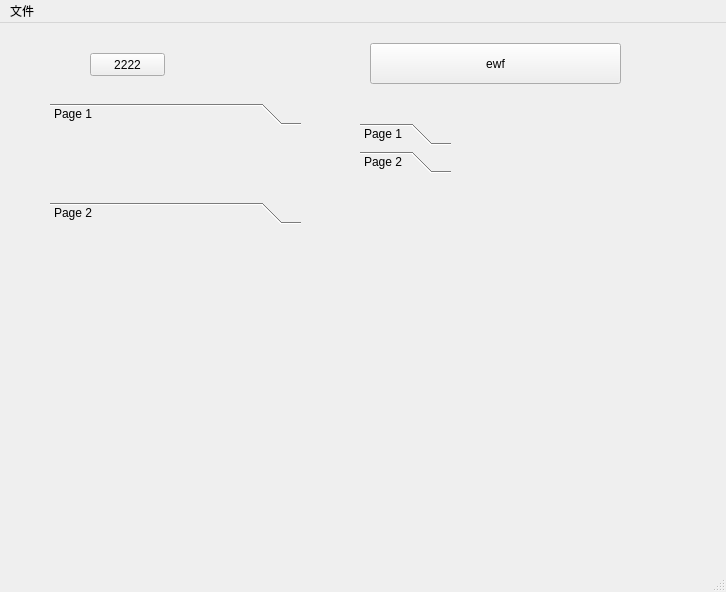
<?xml version="1.0" encoding="UTF-8"?>
<ui version="4.0">
 <class>MainWindow</class>
 <widget class="QMainWindow" name="MainWindow">
  <property name="geometry">
   <rect>
    <x>0</x>
    <y>0</y>
    <width>726</width>
    <height>592</height>
   </rect>
  </property>
  <property name="windowTitle">
   <string>MainWindow</string>
  </property>
  <widget class="QWidget" name="centralwidget">
   <widget class="QPushButton" name="pushButton_17">
    <property name="geometry">
     <rect>
      <x>90</x>
      <y>30</y>
      <width>75</width>
      <height>23</height>
     </rect>
    </property>
    <property name="text">
     <string>2222</string>
    </property>
   </widget>
   <widget class="QToolBox" name="toolBox">
    <property name="geometry">
     <rect>
      <x>50</x>
      <y>80</y>
      <width>251</width>
      <height>121</height>
     </rect>
    </property>
    <property name="currentIndex">
     <number>0</number>
    </property>
    <widget class="QWidget" name="page">
     <property name="geometry">
      <rect>
       <x>0</x>
       <y>0</y>
       <width>251</width>
       <height>69</height>
      </rect>
     </property>
     <attribute name="label">
      <string>Page 1</string>
     </attribute>
    </widget>
    <widget class="QWidget" name="page_2">
     <property name="geometry">
      <rect>
       <x>0</x>
       <y>0</y>
       <width>100</width>
       <height>30</height>
      </rect>
     </property>
     <attribute name="label">
      <string>Page 2</string>
     </attribute>
    </widget>
   </widget>
   <widget class="QToolButton" name="toolButton">
    <property name="geometry">
     <rect>
      <x>370</x>
      <y>20</y>
      <width>251</width>
      <height>41</height>
     </rect>
    </property>
    <property name="text">
     <string>ewf</string>
    </property>
   </widget>
   <widget class="QToolBox" name="toolBox_2">
    <property name="geometry">
     <rect>
      <x>360</x>
      <y>100</y>
      <width>91</width>
      <height>121</height>
     </rect>
    </property>
    <property name="currentIndex">
     <number>1</number>
    </property>
    <widget class="QWidget" name="page_3">
     <property name="geometry">
      <rect>
       <x>0</x>
       <y>0</y>
       <width>91</width>
       <height>69</height>
      </rect>
     </property>
     <attribute name="label">
      <string>Page 1</string>
     </attribute>
    </widget>
    <widget class="QWidget" name="page_4">
     <property name="geometry">
      <rect>
       <x>0</x>
       <y>0</y>
       <width>91</width>
       <height>69</height>
      </rect>
     </property>
     <attribute name="label">
      <string>Page 2</string>
     </attribute>
    </widget>
   </widget>
  </widget>
  <widget class="QMenuBar" name="menubar">
   <property name="geometry">
    <rect>
     <x>0</x>
     <y>0</y>
     <width>726</width>
     <height>23</height>
    </rect>
   </property>
   <widget class="QMenu" name="menu">
    <property name="title">
     <string>文件</string>
    </property>
    <addaction name="actionnew"/>
    <addaction name="actionsave"/>
   </widget>
   <addaction name="menu"/>
  </widget>
  <widget class="QStatusBar" name="statusbar"/>
  <action name="actionnew">
   <property name="text">
    <string>new</string>
   </property>
  </action>
  <action name="actionsave">
   <property name="text">
    <string>save</string>
   </property>
  </action>
 </widget>
 <resources/>
 <connections>
  <connection>
   <sender>pushButton_17</sender>
   <signal>clicked()</signal>
   <receiver>MainWindow</receiver>
   <slot>close()</slot>
   <hints>
    <hint type="sourcelabel">
     <x>126</x>
     <y>64</y>
    </hint>
    <hint type="destinationlabel">
     <x>156</x>
     <y>110</y>
    </hint>
   </hints>
  </connection>
 </connections>
</ui>
